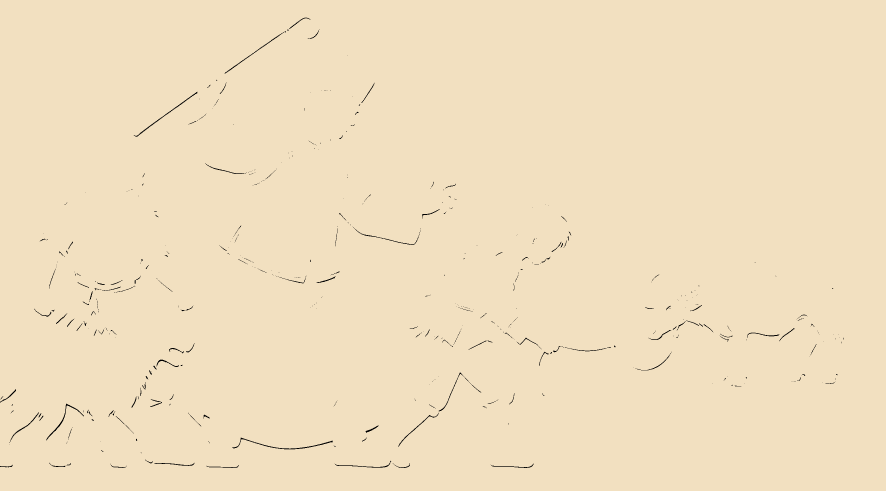
#> input picture images/被压迫的少年.png, 2656 x 1472 px, found by its file name (shown at 1/3 size)
$ python process_images.py
#> lines starting #> are read from the running program, lines starting #| are printed output that depends on the picture
import subprocess, sys, os
try:
    from PIL import Image
    print("PIL available")
except:
    subprocess.check_call([sys.executable, "-m", "pip", "install", "Pillow"])
    from PIL import Image
    print("PIL installed")

# 导语页背景色 #F2E0C0
TARGET_BG = (242, 224, 192)
# 导语页剪影色：纯黑 + opacity 0.28 叠在 #F2E0C0 上的等效色
# 计算：0*0.28 + 242*0.72 = 174, 224*0.72 = 161, 192*0.72 = 138
SIL_COLOR = (174, 161, 138)  # #AEA18A

def process_silhouette(input_path, output_path):
#> called with input_path = 'E:\\红军文化展览\\images/被压迫的少年.png', output_path = 'E:\\红军文化展览\\images/被压迫的少年.png'
    img = Image.open(input_path).convert("RGBA")
#> img is the input picture: PIL image 2656x1472 RGBA; mean R, G, B, A 241, 223.1, 191.2, 255
    w, h = img.size
#> w = 2656; h = 1472
    pixels = img.load()

    for y in range(h):
        for x in range(w):
            r, g, b, a = pixels[x, y]
            if a < 150:
                # 透明像素 → 填充背景色
                pixels[x, y] = (*TARGET_BG, 255)
            else:
                lum = 0.2126 * r + 0.7152 * g + 0.0722 * b
                if lum < 55:
                    # 黑色剪影 → 替换为导语页剪影色
                    pixels[x, y] = (*SIL_COLOR, 255)
                elif lum > 120:
                    # 亮色背景/水印 → 替换为导语页背景色
                    pixels[x, y] = (*TARGET_BG, 255)
                else:
                    # 过渡像素 → 按亮度在剪影色和背景色之间渐变
                    t = (lum - 55) / 65.0  # 0=剪影色, 1=背景色
                    t = max(0, min(1, t))
                    nr = int(SIL_COLOR[0] * (1 - t) + TARGET_BG[0] * t)
                    ng = int(SIL_COLOR[1] * (1 - t) + TARGET_BG[1] * t)
                    nb = int(SIL_COLOR[2] * (1 - t) + TARGET_BG[2] * t)
                    pixels[x, y] = (nr, ng, nb, 255)

    img.save(output_path, "PNG")
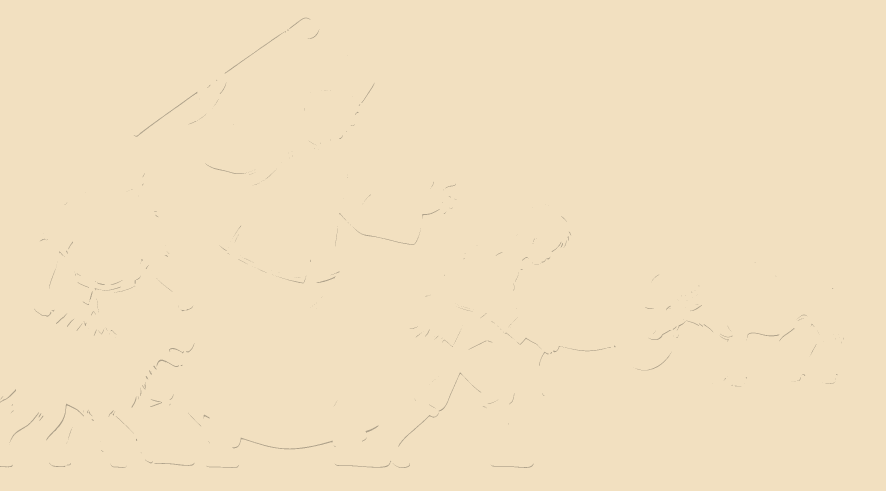
#> saved as 被压迫的少年.png: PIL image 2656x1472 RGBA (shown at 1/3 size); mean R, G, B, A 241.7, 223.8, 191.8, 255
    print(f"完成: {os.path.basename(input_path)} ({w}x{h})")
#| 完成: 被压迫的少年.png (2656x1472)

base = r"E:\红军文化展览\images"
process_silhouette(os.path.join(base, "被压迫的少年.png"), os.path.join(base, "被压迫的少年.png"))
process_silhouette(os.path.join(base, "于都河集结.png"), os.path.join(base, "于都河集结.png"))
#> call 2 of process_silhouette, with input_path = 'E:\\红军文化展览\\images/于都河集结.png', output_path = 'E:\\红军文化展览\\images/于都河集结.png'
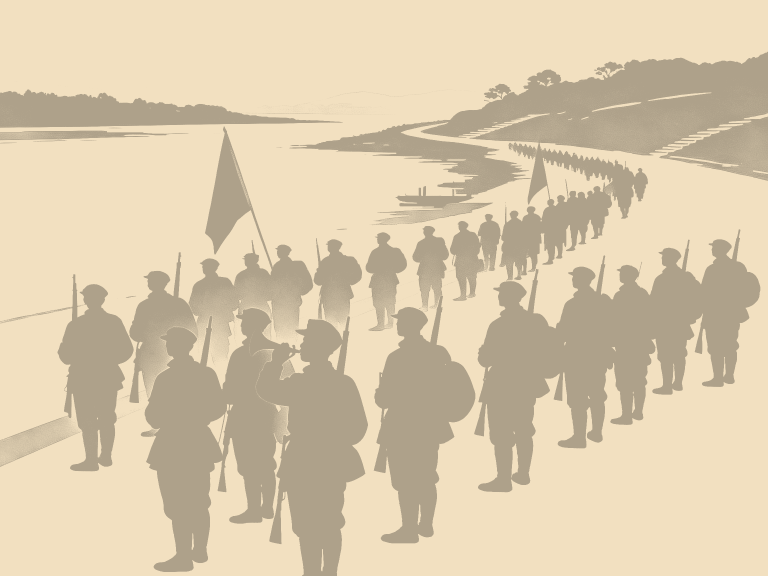
#> input picture images/于都河集结.png, 2304 x 1728 px, found by its file name (shown at 1/3 size)
#> in process_silhouette, img is the input picture: PIL image 2304x1728 RGBA; mean R, G, B, A 217.7, 201.4, 172.7, 255
#> in process_silhouette (call 2), `img.save(output_path, "PNG")`:
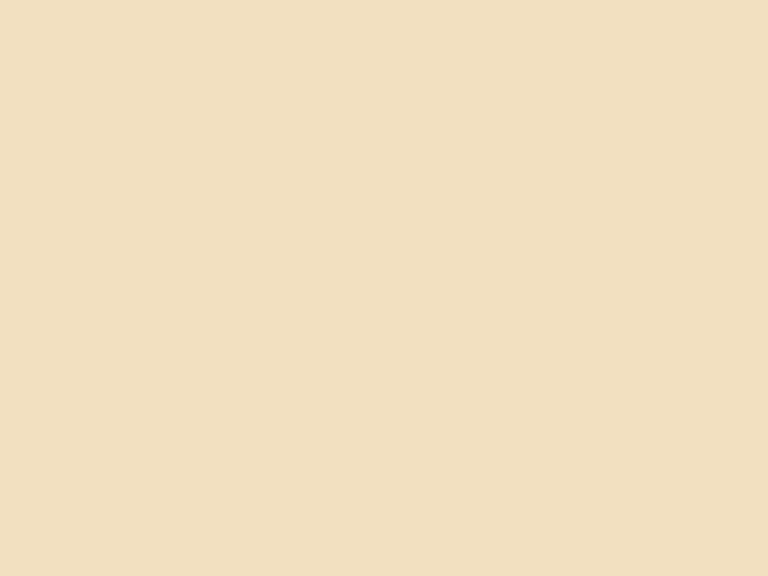
#> saved as 于都河集结.png: PIL image 2304x1728 RGBA (shown at 1/3 size); mean R, G, B, A 242, 224, 192, 255
#| 完成: 于都河集结.png (2304x1728)
print("全部完成!")
